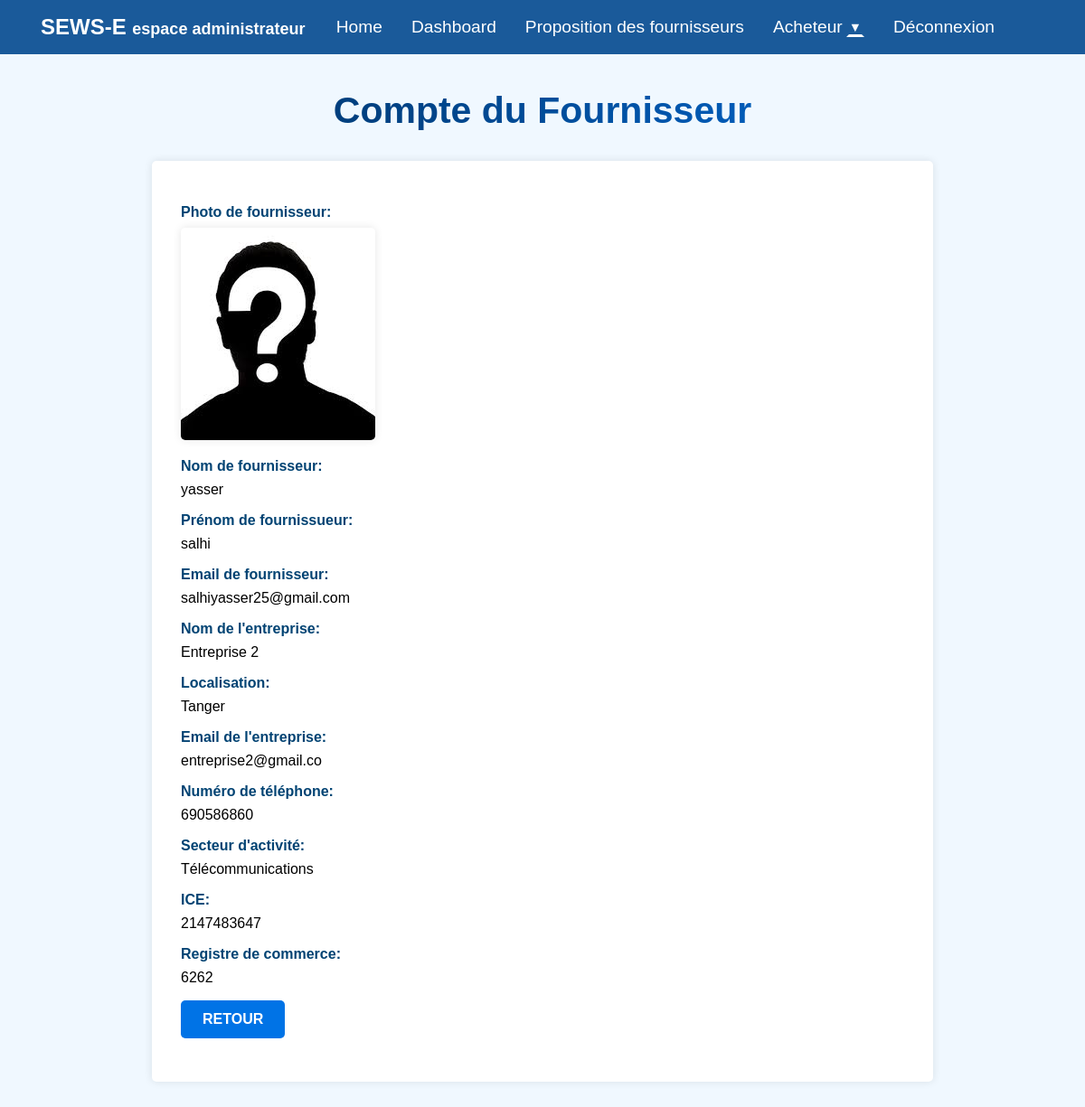
Screenshot of /Admin/voir_compte_fournisseur.php?id=23 with the database file from the repository.
### tables this page shows
CREATE TABLE `compte_fournisseur` (
  `ID_COMPTE_FOURNISSEUR` int(11) NOT NULL,
  `NOM` varchar(100) NOT NULL,
  `PRENOM` varchar(100) NOT NULL,
  `ADRESSE MAIL` varchar(100) NOT NULL,
  `PASSWORD` varchar(100) NOT NULL,
  `PHOTO` varchar(50) NOT NULL,
  `NOM ENTREPRISE` varchar(20) NOT NULL,
  `LOCALISATION` varchar(100) NOT NULL,
  `EMAIL ENTREPRISE` varchar(20) NOT NULL,
  `NUMERO DE TELEPHONE` int(11) NOT NULL,
  `SECTEUR ACTIVITE` varchar(60) NOT NULL,
  `ICE` int(11) NOT NULL,
  `REGISTRE DE COMMERCE` int(11) NOT NULL
);

### Admin/voir_compte_fournisseur.php (the view, shortened to what this page needs)
<?php
include('../connexion.php');
if (isset($_GET['id'])) {
    $fournisseur_id = $_GET['id'];
    $query = "SELECT * FROM `compte_fournisseur` WHERE ID_COMPTE_FOURNISSEUR = $fournisseur_id";
    $result = mysqli_query($link, $query);
    if ($result && mysqli_num_rows($result) > 0) {
        $compte_fournisseur = mysqli_fetch_assoc($result);
?>
<!DOCTYPE html>
<html lang="fr">
<head>
</head>
<body>
<?php include 'navbar.php'; ?>
<br><br><br><br>
<h1>Compte du Fournisseur</h1>
    <div class="container">
        <ul>
            <li><strong>Photo de fournisseur:</strong> <img src="../photos/<?php echo $compte_fournisseur['PHOTO']; ?>" alt="Photo du compte fournisseur"></li>
            <li><strong>Nom de fournisseur:</strong> <?php echo $compte_fournisseur['NOM']; ?></li>
            <li><strong>Prénom de fournissueur:</strong> <?php echo $compte_fournisseur['PRENOM']; ?></li>
            <li><strong>Email de fournisseur:</strong> <?php echo $compte_fournisseur['ADRESSE MAIL']; ?></li>
            <li><strong>Nom de l'entreprise:</strong> <?php echo $compte_fournisseur['NOM ENTREPRISE']; ?></li>
            <li><strong>Localisation:</strong> <?php echo $compte_fournisseur['LOCALISATION']; ?></li>
            <li><strong>Email de l'entreprise:</strong> <?php echo $compte_fournisseur['EMAIL ENTREPRISE']; ?></li>
            <li><strong>Numéro de téléphone:</strong> <?php echo $compte_fournisseur['NUMERO DE TELEPHONE']; ?></li>
            <li><strong>Secteur d'activité:</strong> <?php echo $compte_fournisseur['SECTEUR ACTIVITE']; ?></li>
            <li><strong>ICE:</strong> <?php echo $compte_fournisseur['ICE']; ?></li>
            <li><strong>Registre de commerce:</strong> <?php echo $compte_fournisseur['REGISTRE DE COMMERCE']; ?></li>
            <a href="admin_interets.php" class="btn btn-back">Retour</a>
        </ul>
    </div>
</body>
</html>
<?php
    } else {
        echo "Aucun compte fournisseur trouvé pour cet ID.";
    }
} else {
    echo "ID du fournisseur non spécifié.";
}

### Admin/voir_compte_fournisseur.php (style rules this page uses)
body { background: #f0f8ff; font-family: "lato", sans-serif; }
.container { background-color: #ffffff; padding: 2rem; border-radius: 5px; box-shadow: 0 0 10px rgba(0, 0, 0, 0.1); max-width: 800px; margin: 2rem auto; }
ul { list-style-type: none; padding: 0; }
ul li { margin-bottom: 1rem; }
ul li strong { font-weight: bold; color: #014373; display: block; margin-bottom: 0.5rem; }
img { max-width: 100%; height: auto; border-radius: 5px; box-shadow: 0 0 10px rgba(0, 0, 0, 0.1); max-height: 300px; object-fit: cover; }
h1 { text-align: center; font-size: 41px; font-weight: 600; font-family: 'Poppins', sans-serif; background: -webkit-linear-gradient(right, #6caad6, #016bb7, #6caad6, #016bb7); background: -webkit-linear-gradient(left, #003366,#004080,#0059b3, #0073e6); -webkit-background-clip: text; -webkit-text-fill-color: transparent; margin-bottom: 30px; }
.btn-back { background-color: #0073e6; color: #ffffff; border: none; padding: 0.75rem 1.5rem; text-transform: uppercase; font-weight: bold; border-radius: 5px; display: inline-block; text-decoration: none; transition: background-color 0.3s; }

### Admin/navbar.php (style rules this page uses)
body { font-family: 'Arial', sans-serif; margin: 0; padding: 0; box-sizing: border-box; }

### rows the page displays
compte_fournisseur: PHOTO (picture), NOM "yasser", PRENOM "salhi", ADRESSE MAIL "salhiyasser25@gmail.com", NOM ENTREPRISE "Entreprise 2", LOCALISATION "Tanger", EMAIL ENTREPRISE "entreprise2@gmail.co", NUMERO DE TELEPHONE "690586860", SECTEUR ACTIVITE "Télécommunications", ICE "2147483647", REGISTRE DE COMMERCE "6262"
